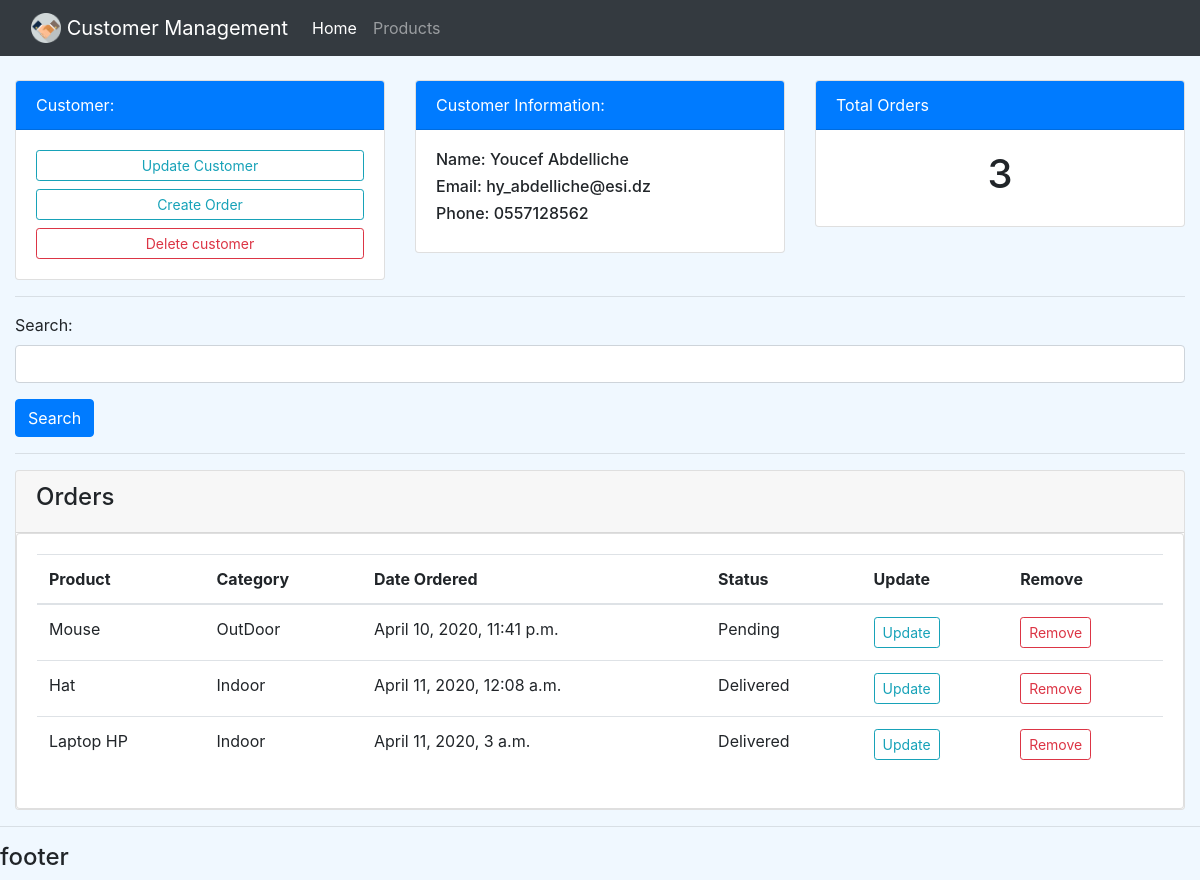
The app's page /customer/2/ with its own data.
### accounts/models.py (models this page shows, shortened)
class Customer(models.Model):
    name = models.CharField(max_length=200, null=True)
    phone = models.CharField(max_length=200, null=True)
    email = models.CharField(max_length=200, null=True)
    date_created = models.DateTimeField(auto_now_add=True, null=True)
    def __str__(self):
        return self.name

class Order(models.Model):
    STATUS = (('Pending', 'Pending'), ('Out of Delivery', 'Out of Delivery'), ('Delivered', 'Delivered'))
    customer = models.ForeignKey(Customer, null=True, on_delete=models.SET_NULL)
    product = models.ForeignKey(Product, null=True, on_delete=models.SET_NULL)
    date_created = models.DateTimeField(auto_now_add=True, null=True)
    status = models.CharField(max_length=200, null=True, choices=STATUS)
    def __str__(self):
        return self.product.name

class Product(models.Model):
    CATEGORY = (('Indoor', 'Indoor'), ('OutDoor', 'OutDoor'))
    name = models.CharField(max_length=200, null=True)
    price = models.FloatField(null=True)
    category = models.CharField(max_length=200, null=True, choices=CATEGORY)
    description = models.CharField(max_length=200, null=True)
    date_created = models.DateTimeField(auto_now_add=True, null=True)
    tags = models.ManyToManyField(Tag, related_name='products')

### accounts/views.py (the view)
# urls.py: path('customer/<int:pk>/', views.customer_info, name='customer'),
def customer_info(request, pk):
    customer = Customer.objects.get(id=pk)
    orders = customer.order_set.all
    context = {'customer': customer, 'orders': orders}
    return render(request, 'accounts/customer.html', context)

### accounts/templates/accounts/customer.html (shortened to what this page needs)
{% extends 'accounts/main.html' %}
{% block content %}
    <div class="container-fluid">
        <div class="row">
            <div class="col-md-4">
                <div class="card">
                    <div class="card-header bg-primary text-white">
                        Customer:
                    </div>
                    <div class="card-body">
                        <a href="{% url 'update' customer.id %}"
                           class="btn btn-outline-info btn-sm btn-block">Update Customer</a>
                        <a href="#"
                           class="btn btn-outline-info btn-sm btn-block">Create Order</a>
                        <button type="button" class="btn btn-outline-danger btn-sm btn-block" data-toggle="modal"
                                data-target="#exampleModal">
                            Delete customer
                        </button>
                    </div>
                </div>
            </div>
            <div class="col-md-4">
                <div class="card">
                    <div class="card-header bg-primary text-white">
                        Customer Information:
                    </div>
                    <div class="card-body">
                        <h6>Name: {{ customer }}</h6>
                        <h6>Email: {{ customer.email }}</h6>
                        <h6>Phone: {{ customer.phone }}</h6>
                    </div>
                </div>
            </div>
            <div class="col-md-4">
                <div class="card">
                    <div class="card-header bg-primary text-white">
                        Total Orders
                    </div>
                    <div class="card-body" align="center">
                        <h1>{{ orders.count }}</h1>
                    </div>
                </div>
            </div>
        </div>
        <hr>
        <form>
            <div class="form-group">
                <label>Search:</label>
                <input type="text" class="form-control" id="exampleInputEmail1" aria-describedby="emailHelp">
            </div>
            <button type="submit" class="btn btn-primary">Search</button>
        </form>
        <hr>
        <div class="card">
            <div class="card-header">
                <h4>Orders</h4>
            </div>
            <div class="card card-body">
                <table class="table">
                    <thead>
                    <tr>
                        <th scope="col">Product</th>
                        <th scope="col">Category</th>
                        <th scope="col">Date Ordered</th>
                        <th scope="col">Status</th>
                        <th scope="col">Update</th>
                        <th scope="col">Remove</th>
                    </tr>
                    </thead>
                    <tbody>
                    {% for order in orders %}
                        <tr>
                            <td>{{ order }}</td>
                            <td>{{ order.product.category }}</td>
                            <td>{{ order.date_created }}</td>
                            <td>{{ order.status }}</td>
                            <td><a href="#" class="btn btn-outline-info btn-sm">Update</a></td>
                            <td><a href="#" class="btn btn-outline-danger btn-sm">Remove</a></td>
                        </tr>
                    {% endfor %}
                    </tbody>
                </table>
            </div>
        </div>
    </div>
{% endblock content %}

### static/css/main.css (style rules this page uses)
body { background-color: aliceblue; }

### records on screen
Customer: name "Youcef Abdelliche", email "hy_abdelliche@esi.dz", phone "0557128562", count "3"
Order: product.name "Mouse", product.category "OutDoor", date_created "April 10, 2020, 11:41 p.m.", status "Pending"
Order: product.name "Hat", product.category "Indoor", date_created "April 11, 2020, 12:08 a.m.", status "Delivered"
Order: product.name "Laptop HP", product.category "Indoor", date_created "April 11, 2020, 3 a.m.", status "Delivered"
